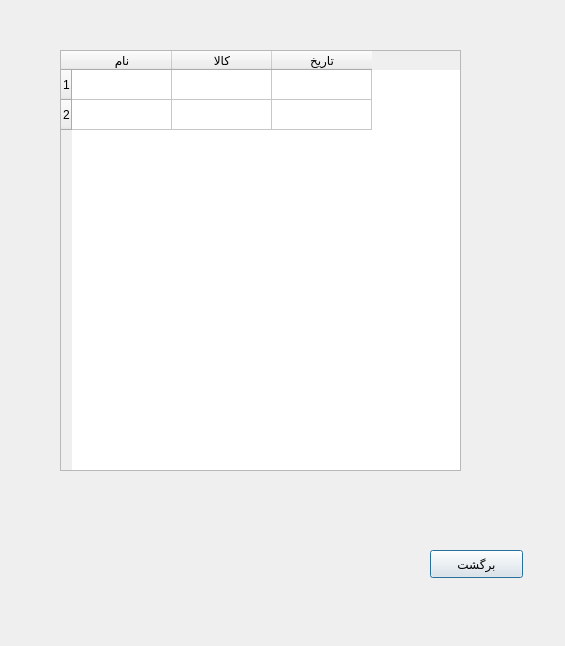
<?xml version="1.0" encoding="UTF-8"?>
<ui version="4.0">
 <class>Dialog</class>
 <widget class="QDialog" name="Dialog">
  <property name="geometry">
   <rect>
    <x>0</x>
    <y>0</y>
    <width>565</width>
    <height>646</height>
   </rect>
  </property>
  <property name="windowTitle">
   <string>Dialog</string>
  </property>
  <widget class="QTableWidget" name="factor_table_for_warehouse">
   <property name="geometry">
    <rect>
     <x>60</x>
     <y>50</y>
     <width>401</width>
     <height>421</height>
    </rect>
   </property>
   <row>
    <property name="text">
     <string>1</string>
    </property>
   </row>
   <row>
    <property name="text">
     <string>2</string>
    </property>
   </row>
   <column>
    <property name="text">
     <string>نام</string>
    </property>
   </column>
   <column>
    <property name="text">
     <string>کالا</string>
    </property>
   </column>
   <column>
    <property name="text">
     <string>تاریخ</string>
    </property>
   </column>
  </widget>
  <widget class="QPushButton" name="back_button">
   <property name="geometry">
    <rect>
     <x>430</x>
     <y>550</y>
     <width>93</width>
     <height>28</height>
    </rect>
   </property>
   <property name="text">
    <string>برگشت</string>
   </property>
  </widget>
 </widget>
 <resources/>
 <connections/>
</ui>
